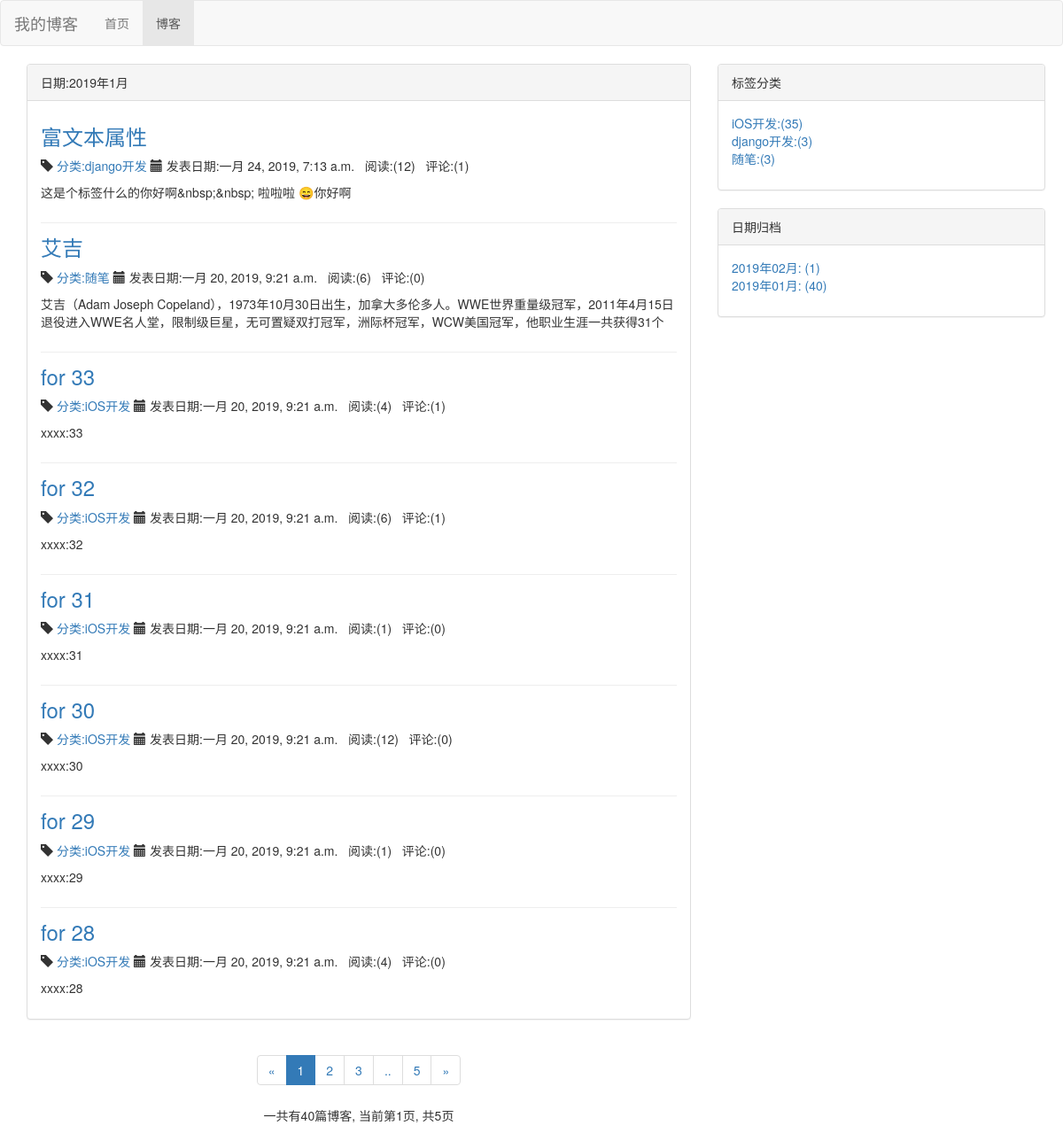
The page /blog/date/2019/1 on the database as committed earlier.
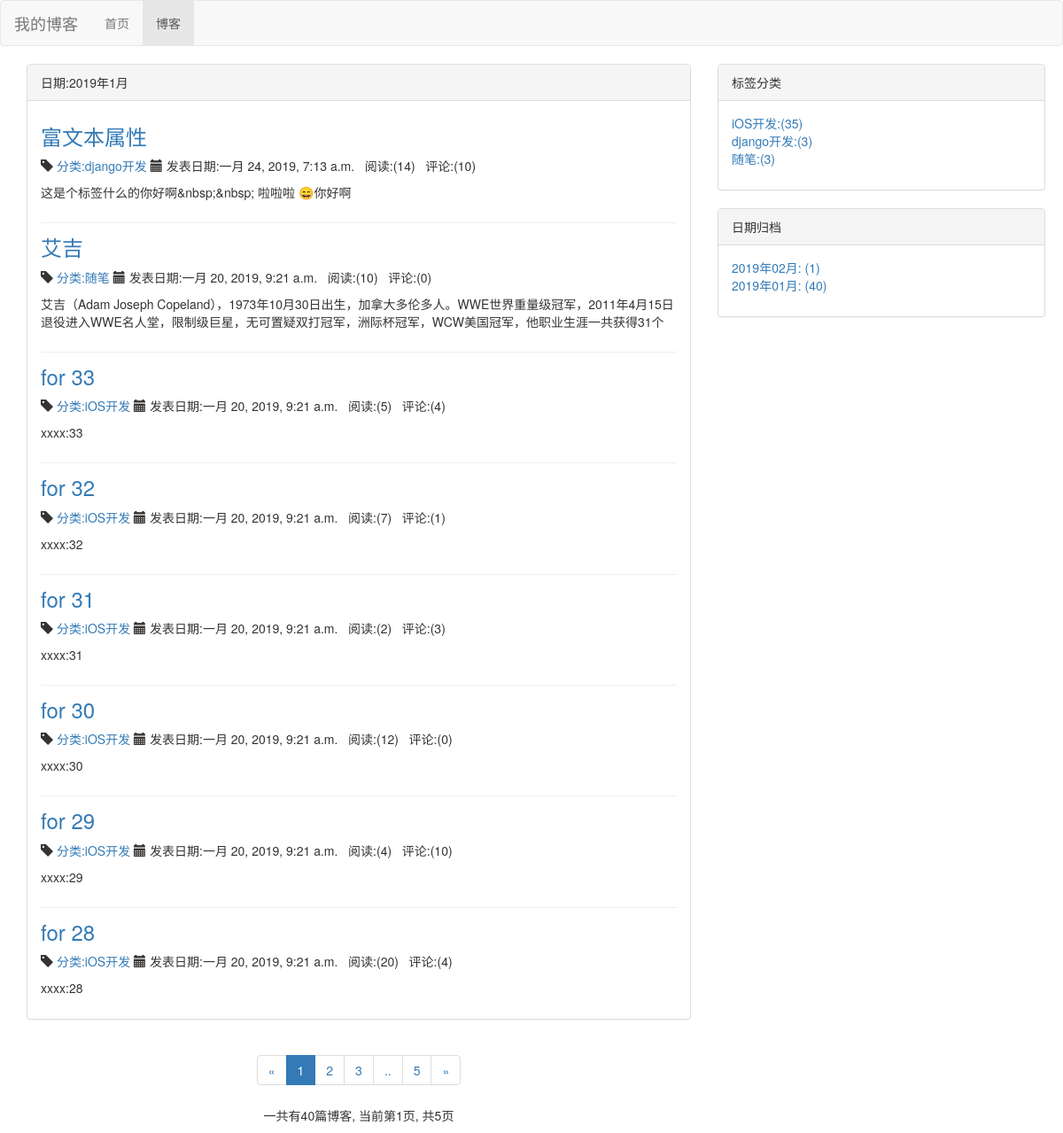
The same page on the database as committed later.
### blog/models.py (models this page shows, shortened)
class Blog(models.Model, ReadNumExpand):
    title = models.CharField(max_length=50)
    blog_type = models.ForeignKey(BlogType, on_delete=models.DO_NOTHING)
    content = RichTextUploadingField()
    read_details = GenericRelation(ReadDetail)
    author = models.ForeignKey(User, on_delete=models.DO_NOTHING)
    create_time = models.DateTimeField(auto_now_add=True)
    last_updated_time = models.DateTimeField(auto_now=True)
    class Meta:
        ordering = ['-create_time']

class BlogType(models.Model):
    type_name = models.CharField(max_length=15)

### read_record/models.py (models this page shows)
class ReadNum(models.Model):
    read_num = models.IntegerField(default=0)
    content_type = models.ForeignKey(ContentType, on_delete=models.DO_NOTHING)
    object_id = models.PositiveIntegerField()
    content_object = GenericForeignKey('content_type', 'object_id')

### blog/views.py (the view)
# urls.py: path('date/<int:year>/<int:month>', views.blog_with_date, name="blog_with_date")
def blog_with_date(request, year, month):
    blogs_all_list = Blog.objects.filter(create_time__year=year, create_time__month=month)
    context = blog_parm_caculate({'blogs_all_list':blogs_all_list,'request':request} )
    context['blog_with_date_des'] = '%s年%s月' % (year,month)
    context['blog_date'] = Blog.objects.dates('create_time', 'month', order="DESC")
    return render(request, 'blog/blog_with_date.html', context)

### comment/templatetags/comment_tags.py (called while the page is built)
@register.simple_tag
def get_comment_count(obj):
    content_type = ContentType.objects.get_for_model(obj)
    return Comment.objects.filter(content_type=content_type, object_id=obj.pk).count()

### read_record/models.py (called while the page is built)
    def get_read_num(self):
        try:
            ct = ContentType.objects.get_for_model(self)
            readnum = ReadNum.objects.get(content_type=ct, object_id=self.pk)
            return readnum.read_num
        except exceptions.ObjectDoesNotExist:
            return 0

### blog/templates/blog/blog_with_date.html (shortened to what this page needs)
{%extends "blog/blog_list.html" %}
{% block blog_list_title %}日期:{{ blog_with_date_des }}{% endblock %}

### blog/templates/blog/blog_list.html (shortened to what the changed rows need)
{% extends "base.html" %}
{% load staticfiles %}
{% load comment_tags %}
{% block header_extends %}
    <link rel="stylesheet" href="{% static 'blog/blog.css' %}">
{% endblock %}
{% block content %}
    <div class="container">
        <div class="row">
            <div class="col-xs-12 col-sm-8 col-md-8 col-lg-8">
                <div class="panel panel-default">
                    <div class="panel-body">
                        {% for blog in page_of_blogs.object_list %}
                            <div class="blog">
                                <a href="{% url 'blog_detail' blog.pk %}">
                                    <h3>{{ blog.title }} </h3>
                                </a>
                                <p class="blog-info">
                                    <span class="glyphicon glyphicon-tag" aria-hidden="true"></span>
                                    <a href="{% url 'blog_with_type' blog.blog_type.pk %}">
                                        分类:{{ blog.blog_type.type_name }}
                                    </a>
                                    <span class="glyphicon glyphicon-calendar" aria-hidden="true"></span>
                                    发表日期:{{ blog.create_time }}
                                    &nbsp;&nbsp;阅读:({{ blog.get_read_num }})&nbsp;&nbsp;
                                    评论:({% get_comment_count blog %})
                                </p>
                                <p>{{ blog.content|striptags|truncatechars:120 }}</p>
                            </div>
                        {% empty %}
                            <div class="blog">
                                <p>暂无博客,敬请期待</p>
                            </div>
                        {% endfor %}
                    </div>
                </div>
            </div>
        </div>
    </div>
{% endblock %}

Rows that differ between the two databases and show on the page:
changed through a linked row, Blog "富文本属性": get_read_num "12" → "14"; id "1" → "10"
changed through a linked row, Blog "艾吉": get_read_num "6" → "10"
changed through a linked row, Blog "for 33": get_read_num "4" → "5"; id "1" → "4"
changed through a linked row, Blog "for 32": get_read_num "6" → "7"
changed through a linked row, Blog "for 31": get_read_num "1" → "2"; id "0" → "3"
changed through a linked row, Blog "for 29": get_read_num "1" → "4"; id "0" → "10"
changed through a linked row, Blog "for 28": get_read_num "4" → "20"; id "0" → "4"
